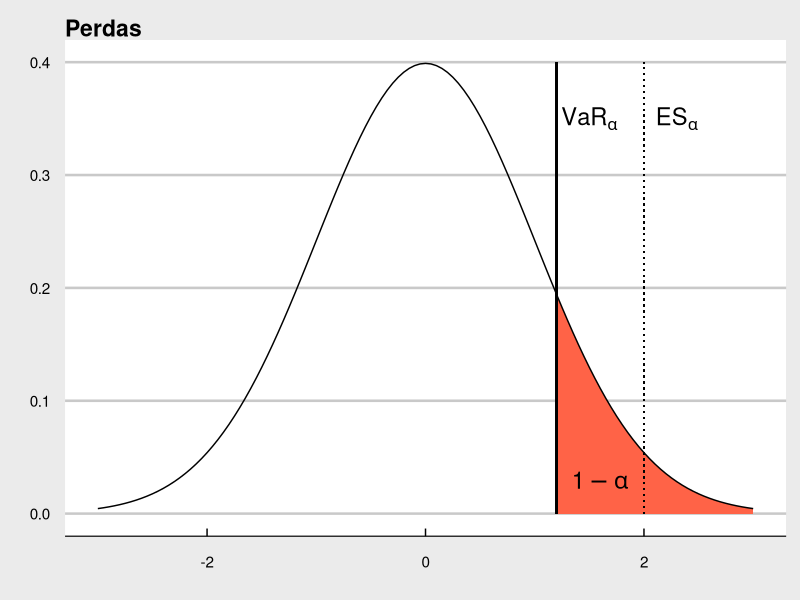

This figure's R source:
## ---- chunk 1
knitr::opts_chunk$set(echo = FALSE)
knitr::opts_chunk$set(fig.width = 8)
knitr::opts_chunk$set(fig.height = 6)
knitr::opts_chunk$set(fig.align = 'center')

library(tidyverse)
library(ggthemes)
## ---- chunk 2
# fig.cap = "VaR é um quantil da distribuição de perdas."
# fig.cap = "ES é o valor esperado das perdas, dado que a perda exceda o VaR."
x <- seq(-3, 3, by = 0.05)
y <- dnorm(x)
df <- data.frame(x, y)
p <- ggplot(df, aes(x, y)) + 
  geom_area(data = subset(df, x > 1.2), fill = "tomato") +
  #geom_area(data = subset(df, x < -1.96), fill = "red") +
  #geom_area(data = subset(df, x > 1), fill = "lightgreen") +
  #geom_area(data = subset(df, x > 1.96), fill = "green") +
  geom_line() +
  labs(title = "Perdas", x = "", y = "") +
  # geom_segment(aes(x = 1.2, y = 0, xend = 1.2, yend = dnorm(1.2))) +
  # geom_segment(aes(x = 2, y = 0, xend = 2, yend = dnorm(2))) +
  geom_segment(aes(x = 1.2, y = 0, xend = 1.2, yend = 0.4)) +
  geom_segment(aes(x = 2, y = 0, xend = 2, yend = 0.4), linetype = "dotted") +
  theme_economist_white()

p + annotate("text", x = c(1.5, 1.6, 2.3), y = c(0.35, 0.03, 0.35), 
           label = c("VaR[alpha]", "1 - alpha", "ES[alpha]"), parse = TRUE, size = 6)
